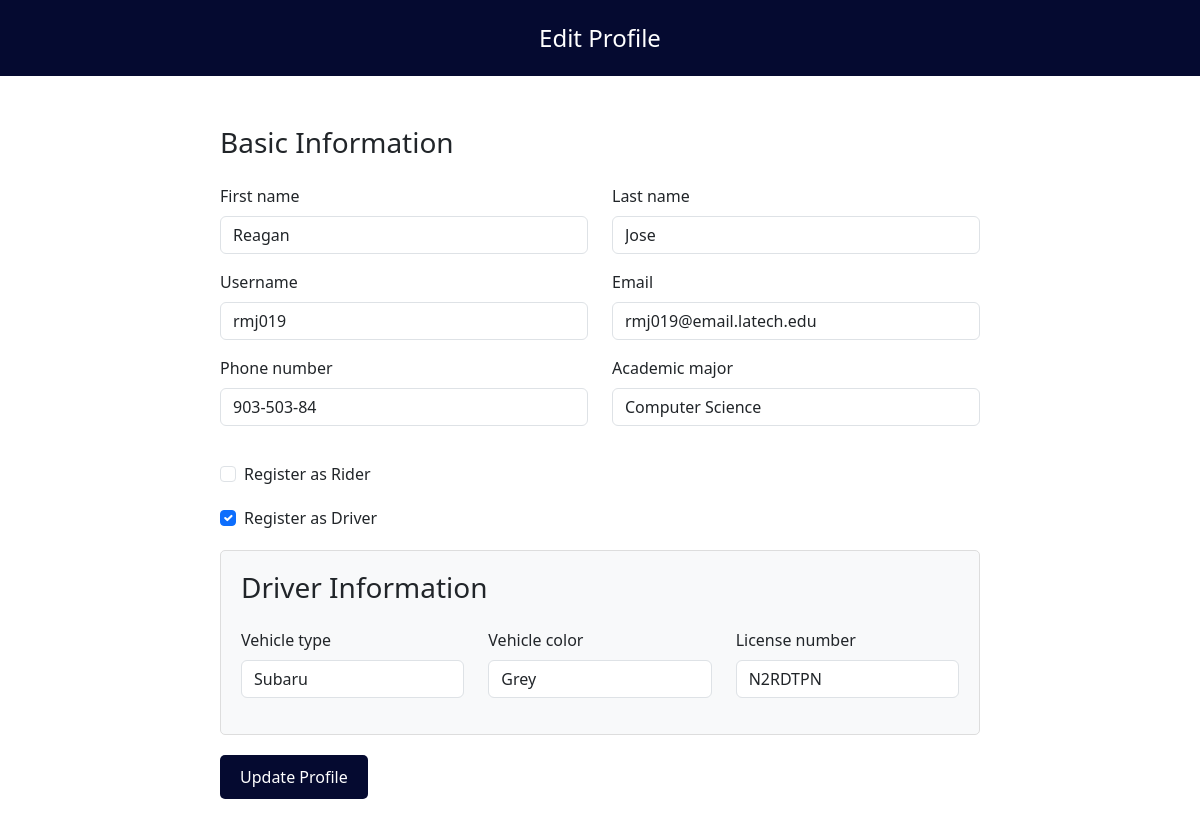
Before: /members/edit_profile/ (signed in) with the older database file.
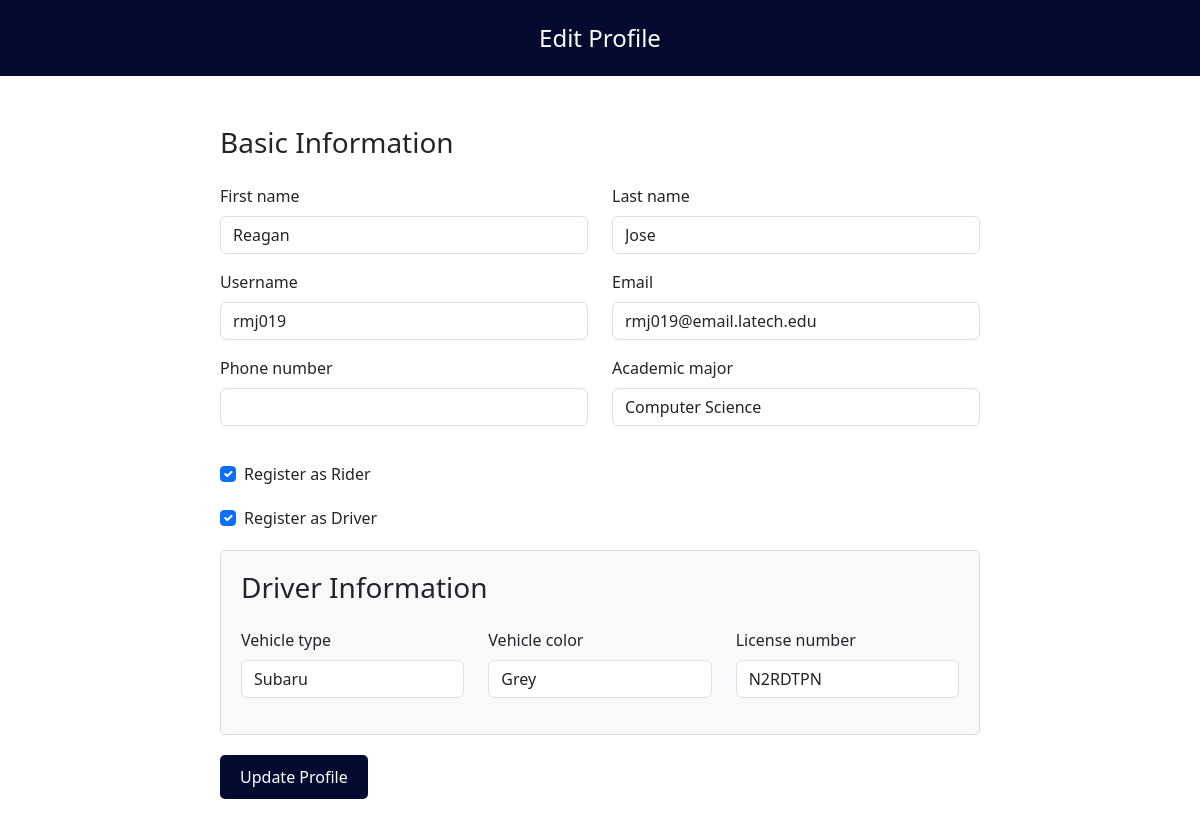
After: the same page with the newer database file.
### Univah/models.py (models this page shows)
class Driver(models.Model):
    user = models.OneToOneField(User, on_delete=models.CASCADE, null = True)
    vehicle_type = models.CharField(max_length=50, null=True)
    vehicle_color = models.CharField(max_length=20, null=True)
    license_number = models.CharField(max_length=20, null=True)
    phone_number = models.CharField(max_length=12, null=True)
    status = models.CharField(max_length=12, choices=[('available', 'Available'), ('unavailable', 'Unavailable')], default='available')
    major = models.CharField(max_length=50, null=True)

### members/views.py (the view, shortened to what this page needs)
# urls.py: path('edit_profile/', UserEditView.as_view(), name = 'edit_profile'),
class UserEditView(generic.UpdateView):
    form_class = EditProfileForm
    template_name = 'authenticate/edit_profile.html'
    success_url = reverse_lazy('transpo')
    def get_object(self):
        return self.request.user

### members/templates/authenticate/edit_profile.html (shortened to what this page needs)
<!DOCTYPE html>
<html lang="en">
<head>
    <link href="https://cdnjs.cloudflare.com/ajax/libs/bootstrap/5.3.2/css/bootstrap.min.css" rel="stylesheet">
</head>
<body>
    <header class="header">
        Edit Profile
    </header>
    <div class="form-container">
        <form method="POST">
            <h3 class="mb-4">Basic Information</h3>
            <div class="row">
                <div class="col-md-6 mb-3">
                    <label class="form-label">{{ form.first_name.label }}</label>
                    {{ form.first_name }}
                </div>
                <div class="col-md-6 mb-3">
                    <label class="form-label">{{ form.last_name.label }}</label>
                    {{ form.last_name }}
                </div>
            </div>
            <div class="row">
                <div class="col-md-6 mb-3">
                    <label class="form-label">{{ form.username.label }}</label>
                    {{ form.username }}
                </div>
                <div class="col-md-6 mb-3">
                    <label class="form-label">{{ form.email.label }}</label>
                    {{ form.email }}
                </div>
            </div>
            <div class="row">
                <div class="col-md-6 mb-3">
                    <label class="form-label">{{ form.phone_number.label }}</label>
                    {{ form.phone_number }}
                </div>
                <div class="col-md-6 mb-3">
                    <label class="form-label">{{ form.academic_major.label }}</label>
                    {{ form.academic_major }}
                </div>
            </div>
            <div class="form-check">
                {{ form.is_rider }}
                <label class="form-check-label" for="{{ form.is_rider.id_for_label }}">
                    Register as Rider
                </label>
            </div>
            <div class="form-check">
                {{ form.is_driver }}
                <label class="form-check-label" for="{{ form.is_driver.id_for_label }}">
                    Register as Driver
                </label>
            </div>
            <div id="driver-fields" class="driver-fields" style="display: none;">
                <h3 class="mb-4">Driver Information</h3>
                <div class="row">
                    <div class="col-md-4 mb-3">
                        <label class="form-label">{{ form.vehicle_type.label }}</label>
                        {{ form.vehicle_type }}
                    </div>
                    <div class="col-md-4 mb-3">
                        <label class="form-label">{{ form.vehicle_color.label }}</label>
                        {{ form.vehicle_color }}
                    </div>
                    <div class="col-md-4 mb-3">
                        <label class="form-label">{{ form.license_number.label }}</label>
                        {{ form.license_number }}
                    </div>
                </div>
            </div>
            <button type="submit" class="btn-update">Update Profile</button>
        </form>
    </div>
</body>
</html>

Changed rows visible on the page:
changed Driver "Subaru": phone_number "903-503-84" → (not shown)
Other visible differences:
form field is_rider: "☐" → "☑"
